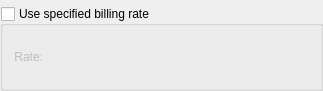
<?xml version="1.0" encoding="UTF-8"?>
<ui version="4.0">
 <comment>This file is part of the xtte package for xTuple ERP: PostBooks Edition, a free and
open source Enterprise Resource Planning software suite,
Copyright (c) 1999-2011 by OpenMFG LLC, d/b/a xTuple.
It is licensed to you under the Common Public Attribution License
version 1.0, the full text of which (including xTuple-specific Exhibits)
is available at www.xtuple.com/CPAL.  By using this software, you agree
to be bound by its terms.</comment>
 <class>tecustomer</class>
 <widget class="QDialog" name="tecustomer">
  <property name="geometry">
   <rect>
    <x>0</x>
    <y>0</y>
    <width>323</width>
    <height>91</height>
   </rect>
  </property>
  <property name="windowTitle">
   <string>Billing</string>
  </property>
  <layout class="QGridLayout" name="gridLayout">
   <property name="leftMargin">
    <number>0</number>
   </property>
   <property name="topMargin">
    <number>6</number>
   </property>
   <property name="rightMargin">
    <number>0</number>
   </property>
   <property name="bottomMargin">
    <number>0</number>
   </property>
   <item row="0" column="0">
    <widget class="QGroupBox" name="_billingGroup">
     <property name="sizePolicy">
      <sizepolicy hsizetype="Preferred" vsizetype="Preferred">
       <horstretch>0</horstretch>
       <verstretch>1</verstretch>
      </sizepolicy>
     </property>
     <property name="title">
      <string>Use specified billing rate</string>
     </property>
     <property name="checkable">
      <bool>true</bool>
     </property>
     <property name="checked">
      <bool>false</bool>
     </property>
     <layout class="QHBoxLayout" name="horizontalLayout">
      <item>
       <widget class="QLabel" name="_rateLit">
        <property name="text">
         <string>Rate:</string>
        </property>
        <property name="alignment">
         <set>Qt::AlignRight|Qt::AlignTrailing|Qt::AlignVCenter</set>
        </property>
       </widget>
      </item>
      <item>
       <widget class="CurrCluster" name="_rate"/>
      </item>
      <item>
       <spacer name="horizontalSpacer_2">
        <property name="orientation">
         <enum>Qt::Horizontal</enum>
        </property>
        <property name="sizeHint" stdset="0">
         <size>
          <width>41</width>
          <height>20</height>
         </size>
        </property>
       </spacer>
      </item>
     </layout>
    </widget>
   </item>
  </layout>
 </widget>
 <layoutdefault spacing="6" margin="11"/>
 <pixmapfunction>qPixmapFromMimeSource</pixmapfunction>
 <customwidgets>
  <customwidget>
   <class>CurrCluster</class>
   <extends>CurrDisplay</extends>
   <header>currcluster.h</header>
  </customwidget>
  <customwidget>
   <class>CurrDisplay</class>
   <extends>QWidget</extends>
   <header>currcluster.h</header>
  </customwidget>
 </customwidgets>
 <tabstops>
  <tabstop>_rate</tabstop>
 </tabstops>
 <resources/>
 <connections>
  <connection>
   <sender>_billingGroup</sender>
   <signal>toggled(bool)</signal>
   <receiver>_rate</receiver>
   <slot>setCurrencyEnabled(bool)</slot>
   <hints>
    <hint type="sourcelabel">
     <x>210</x>
     <y>133</y>
    </hint>
    <hint type="destinationlabel">
     <x>167</x>
     <y>142</y>
    </hint>
   </hints>
  </connection>
 </connections>
</ui>
